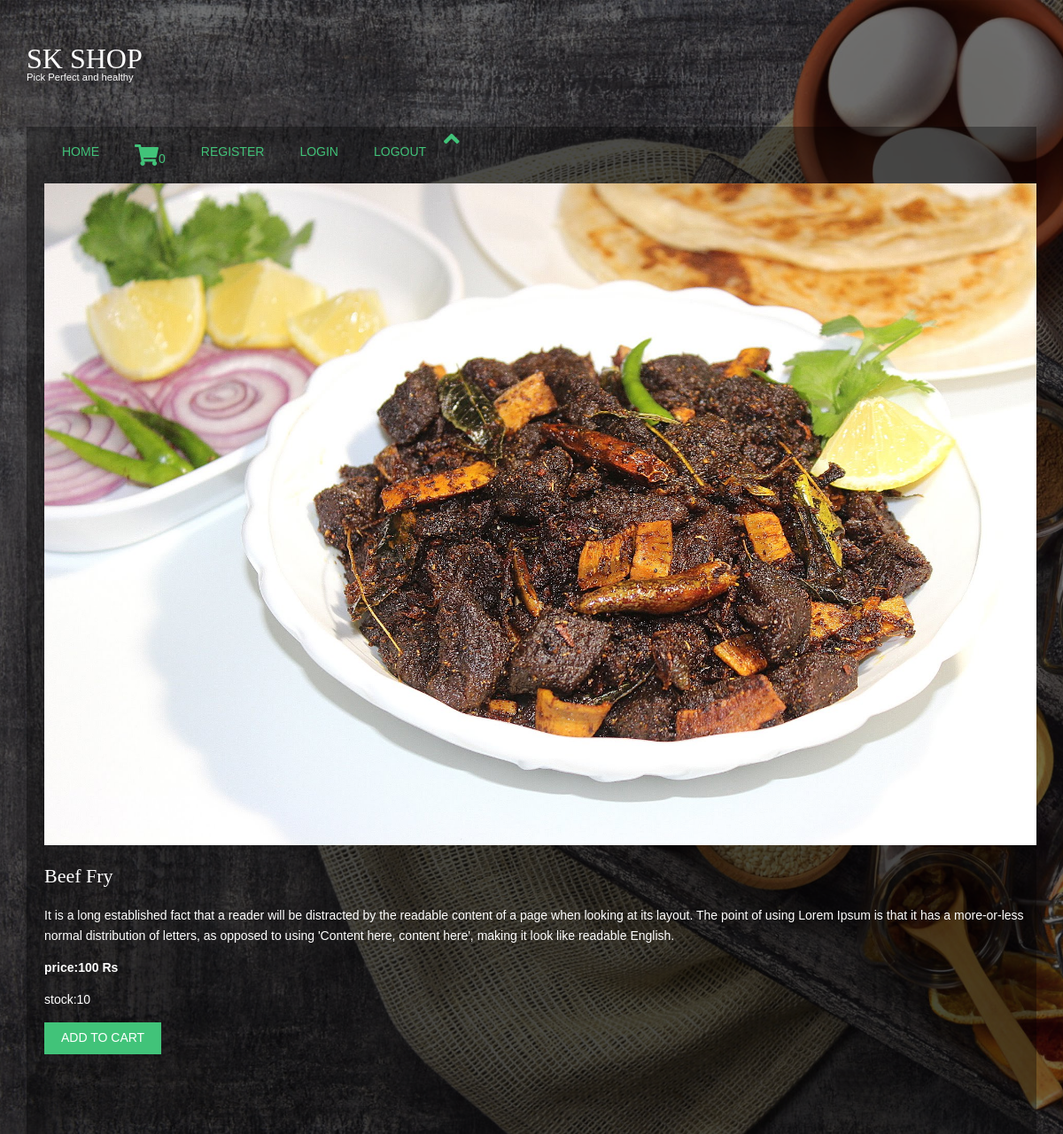
The app's page /food/beef-fry with its own data.
### productapp/models.py (models this page shows, shortened)
class products(models.Model):
    name = models.CharField(max_length=150, unique=True)
    slug = models.SlugField(max_length=150, unique=True)
    img=models.ImageField(upload_to='product')
    desc=models.TextField()
    stock=models.IntegerField()
    available=models.BooleanField()
    price=models.IntegerField()
    category=models.ForeignKey(categ,on_delete=models.CASCADE)

### productapp/views.py (the view)
# urls.py: path('<slug:c_slug>/<slug:product_slug>',views.proddetails,name='details'),
def proddetails(request,c_slug,product_slug):
    try:
        prod=products.objects.get(category__slug=c_slug,slug=product_slug)
    except Exception as e:
        raise e
    return render(request,'details.html',{'pr':prod})

### cartapp/context_processor.py (called while the page is built)
def count(request):
    item_count=0
    if 'admin' in request.path:
        return {}
    else:
        try:
            ct=cartlist.objects.filter(cart_id=c_id(request))
            cti=items.objects.all().filter(cart=ct[:1])
            for c in cti:
                item_count+=c.quan
        except cartlist.DoesNotExist:
            item_count=0
        return dict(itc=item_count)

### cartapp/views.py (called while the page is built)
def c_id(request):
    ct_id=request.session.session_key
    if not ct_id:
        ct_id=request.session.create()
    return ct_id

### templates/details.html (shortened to what this page needs)
{% extends 'mainheader.html' %}
{% load static %}
{% block content %}
    <a id="button"><i class="fas fa-angle-up fa-2x"></i></a>
        <section class="tm-mb-1" id="about">
            <div class="tm-row tm-about-row">
                <div class="tm-section-1-l">
                    <img src="{{pr.img.url}}" height="500" width="500" alt="About image" class="tm-img-responsive">
                </div><br>
                <article class="tm-section-1-r tm-bg-color-8">
                    <h2 class="tm-mb-2 tm-title-color">{{pr.name}}</h2>
                        <p>{{pr.desc}}</p>
              <p> <b>price:{{pr.price}} Rs</b></p>
              <p> stock:{{pr.stock}} </p>
              {% if pr.stock <= 0 %}
                    <h1 style="color:red">Sorry no item left</h1>
               {% else %}
                    <a href="{% url 'addcart' pr.id %}" class="tm-btn tm-btn-1 tm-link-to-services"><button class="btn btn-success">Add to cart</button></a>
               {% endif %}
                </article>
            </div>
        </section>
<br>
<br><br>
<br>
{% endblock %}

### static/hm/layout/styles/layout.css (style rules this page uses)
*, *::before, *::after { transition:all .3s ease-in-out; }
body { color:#474747; background-color:#FFFFFF; }
a { color:#41C379; }
.btn, .btn.inverse:hover { color:#FFFFFF; background-color:#41C379; border-color:#41C379; }

### static/hm/layout/styles/framework.css (style rules this page uses)
html { overflow-y:scroll; overflow-x:hidden; }
html, body { margin:0; padding:0; font-size:14px; line-height:1.6em; }
*, *::before, *::after { box-sizing:border-box; }
.btn { display:inline-block; padding:8px 18px 10px; text-transform:uppercase; border:1px solid; }
a { outline:none; text-decoration:none; }
img { width:auto; max-width:100%; height:auto; margin:0; padding:0; border:none; line-height:normal; vertical-align:middle; }
body, input, textarea, select { font-family:Verdana, Geneva, sans-serif; }
h1, h2, h3, h4, h5, h6, .heading { font-family:Georgia, "Times New Roman", Times, serif; }
label, input, textarea, select, button { display:block; resize:none; outline:none; color:inherit; font-size:inherit; font-family:inherit; vertical-align:middle; }
::placeholder { opacity:1; }
h1, h2, h3, h4, h5, h6, .heading { margin:0 0 20px 0; font-size:22px; line-height:normal; font-weight:normal; text-transform:capitalize; }
address, article, aside, figcaption, figure, footer, header, main, nav, section { display:block; margin:0; padding:0; }

### records on screen
products: img (picture), name "Beef Fry", desc "It is a long established fact that a reader will be distracted by the readable content of a page when looking at its layout. The point of using Lorem Ipsum is that it has a more-or-less normal distribution of letters, as opposed to using 'Content here, content here', making it look like readable English.", price "100", stock "10"

### other values on screen
{{ itc }} "0"
